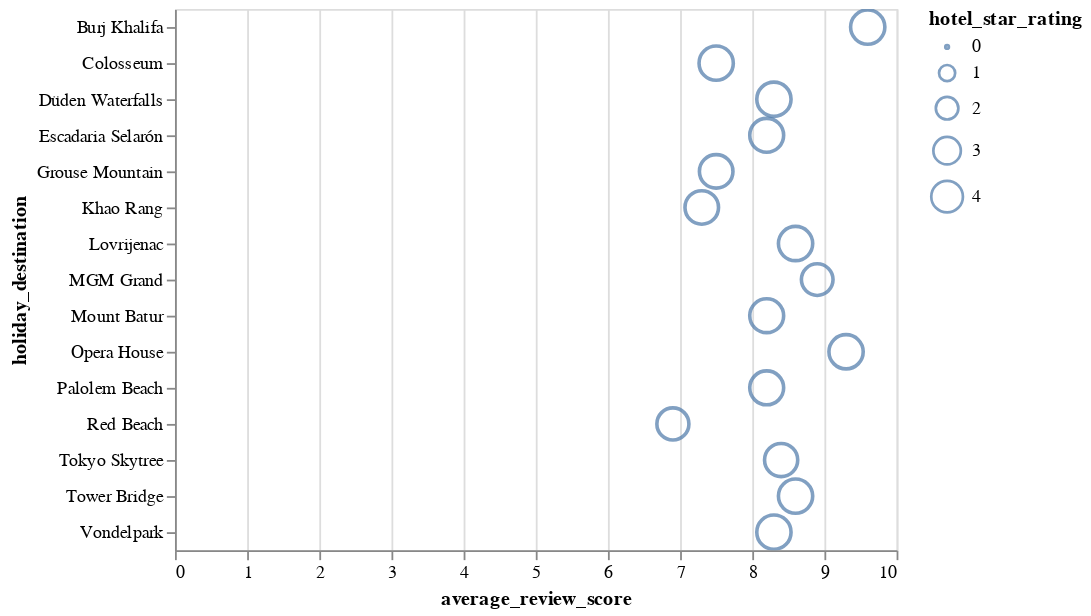

Notebook code cell kept with this figure:
### Code cell
alt.Chart(dataset).mark_point().encode(
    x='average_review_score', 
    y='holiday_destination',
    size='hotel_star_rating',
).interactive()

### Figure 1 — Vega-Lite specification as saved in the notebook (floating-point values rounded to 4 significant figures)
{"config": {"view": {"continuousWidth": 400, "continuousHeight": 300}}, "data": {"name": "data-dd9fd859cdad3a09d77f58896ce38134"}, "mark": "point", "encoding": {"size": {"field": "hotel_star_rating", "type": "quantitative"}, "x": {"field": "average_review_score", "type": "quantitative"}, "y": {"field": "holiday_destination", "type": "nominal"}}, "selection": {"selector003": {"type": "interval", "bind": "scales", "encodings": ["x", "y"]}}, "$schema": "https://vega.github.io/schema/vega-lite/v4.17.0.json", "datasets": {"data-dd9fd859cdad3a09d77f58896ce38134": [{"holiday_destination": "Burj Khalifa", "most_visited_city": "Dubai", "country": "UAE", "all_inclusive_package": 20, "feedback_score": "Excellent", "hotel_star_rating": 4.7, "average_review_score": 9.6}, {"holiday_destination": "MGM Grand", "most_visited_city": "Las Vegas", "country": "USA", "all_inclusive_package": 15, "feedback_score": "Very Good", "hotel_star_rating": 4.0, "average_review_score": 8.9}, {"holiday_destination": "Tower Bridge", "most_visited_city": "London", "country": "UK", "all_inclusive_package": 9, "feedback_score": "Excellent", "hotel_star_rating": 4.7, "average_review_score": 8.6}, {"holiday_destination": "Tokyo Skytree", "most_visited_city": "Tokyo", "country": "Japan", "all_inclusive_package": 16, "feedback_score": "Very Good", "hotel_star_rating": 4.4, "average_review_score": 8.4}, {"holiday_destination": "Palolem Beach", "most_visited_city": "Goa", "country": "India", "all_inclusive_package": 21, "feedback_score": "Excellent", "hotel_star_rating": 4.6, "average_review_score": 8.2}, {"holiday_destination": "Khao Rang", "most_visited_city": "Phuket", "country": "Thailand", "all_inclusive_package": 12, "feedback_score": "Very Good", "hotel_star_rating": 4.5, "average_review_score": 7.3}, {"holiday_destination": "Mount Batur", "most_visited_city": "Bali", "country": "Indonesia", "all_inclusive_package": 7, "feedback_score": "Excellent", "hotel_star_rating": 4.6, "average_review_score": 8.2}, {"holiday_destination": "Escadaria Selarón", "most_visited_city": "Rio de Janeiro", "country": "Brazil", "all_inclusive_package": 25, "feedback_score": "Excellent", "hotel_star_rating": 4.6, "average_review_score": 8.2}, {"holiday_destination": "Grouse Mountain", "most_visited_city": "Vancouver", "country": "Canada", "all_inclusive_package": 18, "feedback_score": "Excellent", "hotel_star_rating": 4.5, "average_review_score": 7.5}, {"holiday_destination": "Lovrijenac", "most_visited_city": "Dubrovnik", "country": "Croatia", "all_inclusive_package": 8, "feedback_score": "Excellent", "hotel_star_rating": 4.7, "average_review_score": 8.6}, {"holiday_destination": "Red Beach", "most_visited_city": "Santorini", "country": "Greece", "all_inclusive_package": 19, "feedback_score": "Very Good", "hotel_star_rating": 4.1, "average_review_score": 6.9}, {"holiday_destination": "Düden Waterfalls", "most_visited_city": "Antalya", "country": "Turkey", "all_inclusive_package": 15, "feedback_score": "Excellent", "hotel_star_rating": 4.7, "average_review_score": 8.3}, {"holiday_destination": "Colosseum", "most_visited_city": "Rome", "country": "Italy", "all_inclusive_package": 17, "feedback_score": "Excellent", "hotel_star_rating": 4.7, "average_review_score": 7.5}, {"holiday_destination": "Opera House", "most_visited_city": "Sydney", "country": "Australia", "all_inclusive_package": 10, "feedback_score": "Excellent", "hotel_star_rating": 4.7, "average_review_score": 9.3}, {"holiday_destination": "Vondelpark", "most_visited_city": "Amsterdam", "country": "Netherlands", "all_inclusive_package": 6, "feedback_score": "Excellent", "hotel_star_rating": 4.7, "average_review_score": 8.3}]}}
